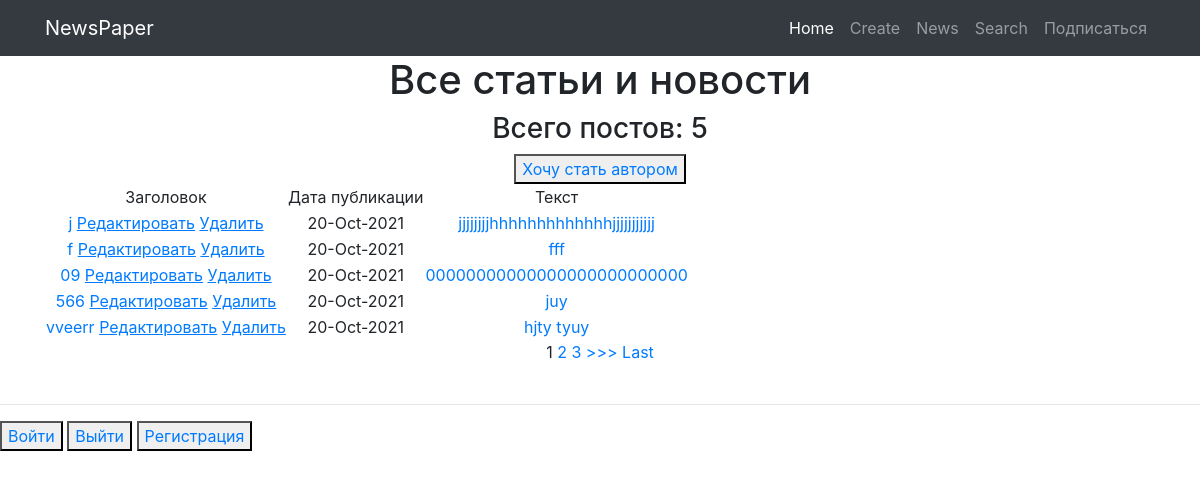
The page /news/ on the database as committed earlier.
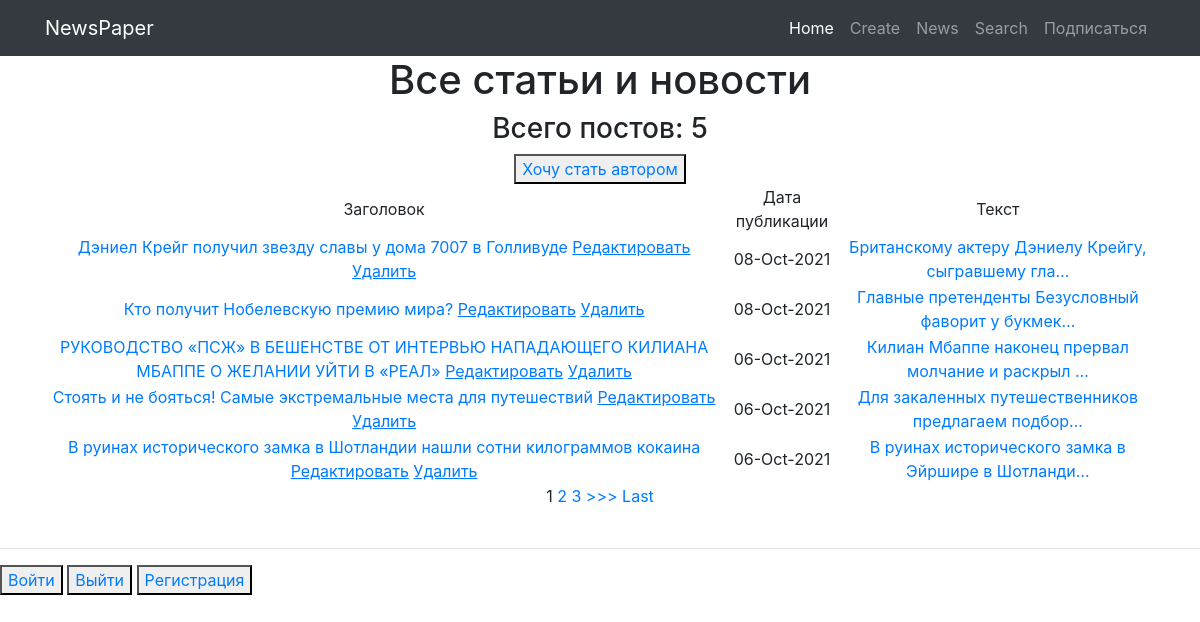
The same page on the database as committed later.
### myapp/models.py (models this page shows, shortened)
class Post(models.Model):
    author = models.ForeignKey(Author, on_delete= models.CASCADE)
    NEWS = 'NW'
    ARTICLE = 'AR'
    CATEGORY_CHOICE = (
        (NEWS, 'Новость'),
        (ARTICLE, 'Статья'),
    )
    categoryType = models.CharField(max_length=2,choices= CATEGORY_CHOICE, default= ARTICLE)
    dateCreation = models.DateTimeField(auto_now_add= True)
    postCategory = models.ManyToManyField(Category, through='PostCategory')
    title = models.CharField(max_length=128)
    text = models.TextField()
    rating = models.SmallIntegerField(default=0)

### myapp/views.py (the view, shortened to what this page needs)
# urls.py: path('', cache_page(1)(PostList.as_view())),
class PostList(ListView):
    model = Post
    template_name = 'posts.html'
    context_object_name = 'posts'
    queryset = Post.objects.order_by('-id')  # сортируем, еще можно через ordering = ['-id']
    paginate_by = 5  # поставим постраничный вывод в n-элемент
    form_class = PostForm
    def get_context_data(self, **kwargs):
        context = super().get_context_data(
            **kwargs)  # забираем отфильтрованные объекты переопределяя метод get_context_data у наследуемого класса
        context['filter'] = PostFilter(self.request.GET, queryset=self.get_queryset())
        context['form'] = PostForm()
        context['is_not_authors'] = not self.request.user.groups.filter(name='authors').exists()
        return context

### myapp/templatetags/custom_filters.py (called while the page is built)
@register.filter(name='censor')
def censor(value):
    cens_words = [
        'сторис',
        'подушка',
        'вещей',
        'Джо',
    ]
    for word in cens_words:
        if word in value:
            value = value.replace(word, '_#&#!!*&$_')
    return value

### templates/posts.html (shortened to what this page needs)
{% extends 'flatpages/default.html' %}
{% load custom_filters %}
{% block content %}
    <h1>Все статьи и новости</h1>
    <h3> Всего постов: {{ posts|length }}</h3>
    {% if is_not_authors %}
    <button><a href="{% url 'upgrade' %}">Хочу стать автором</a></button>
    {% endif %}
    {% if posts %}
    <table>
        <tr>
            <td>Заголовок</td>
            <td>Дата публикации</td>
            <td>Текст</td>
        </tr>
        {% for post in posts %}
            <tr>
                <td>
                    <a href="{% url 'post_detail' post.id %}">{{ post.title|censor }}</a>
                    <a href="{% url 'post_update' post.id %}"><u>Редактировать</u></a>
                    <a href="{% url 'post_delete' post.id %}"><u>Удалить</u></a>
                </td>
                <td>{{ post.dateCreation|date:'d-M-Y'}}</td>
                <td><a href="/news/{{post.id}}">{{ post.text|truncatechars:50|censor }}</a></td>
            </tr>
        {% endfor %}
    </table>
    {% else %}
        <h3>Постов пока нет</h3>
    {% endif %}
    {% if is_paginated %}
        {% for num in page_obj.paginator.page_range %}
            {% if page_obj.number == num %}
                <a>{{ num }}</a>
            {% elif num > page_obj.number|add:'-3' and num < page_obj.number|add:'3' %}
                <a href="?page={{ num }}">{{ num }}</a>
            {% endif %}
        {% endfor %}
        {% if page_obj.has_next %}
            <a href="?page={{ page_obj.next_page_number }}">>>></a>
            <a href="?page={{ page_obj.paginator.num_pages }}">Last</a>
        {% endif %}
    {% endif %}
{% endblock content %}

### templates/flatpages/default.html (shortened to what this page needs)
{% load static %}
{% load cache %}
<!DOCTYPE html>
<html lang="en">
<head>
  <link href="{% static 'vendor/bootstrap/css/bootstrap.min.css' %}" rel="stylesheet">
</head>
<body>
{% cache 30 navigation %}
  <nav class="navbar navbar-expand-lg navbar-dark bg-dark static-top">
    <div class="container">
      <a class="navbar-brand" href="/">NewsPaper</a>
      <div class="collapse navbar-collapse" id="navbarResponsive">
        <ul class="navbar-nav ml-auto">
          <li class="nav-item active">
            <a class="nav-link" href="/">Home
            </a>
          </li>
          <li class="nav-item">
            <a class="nav-link" href="/news/create/">Create</a>
          </li>
          <li class="nav-item">
            <a class="nav-link" href="/news/">News</a>
          </li>
          <li class="nav-item">
            <a class="nav-link" href="/news/search/">Search</a>
          </li>
          <li class="nav-item">
            <a class="nav-link" href="/news/category/">Подписаться</a>
          </li>
        </ul>
      </div>
    </div>
  </nav>
{% endcache %}
  <div class="container">
    <div class="row">
      <div class="col-lg-12 text-center">
       {% block content %}{% endblock content %}
      </div>
    </div>
  </div>
  <br>
  <hr>
  <button><a href="{% url 'account_login' %}">Войти</a></button>
  <button><a href="{% url 'account_logout' %}">Выйти</a></button>
  <button><a href='{% url "account_signup" %}'>Регистрация</a></button>
</body>
</html>

Rows that differ between the two databases and show on the page:
removed Post: title|censor "j", dateCreation "20-Oct-2021", text|censor "jjjjjjjjhhhhhhhhhhhhhjjjjjjjjjjj"
removed Post: title|censor "f", dateCreation "20-Oct-2021", text|censor "fff"
removed Post: title|censor "09", dateCreation "20-Oct-2021", text|censor "00000000000000000000000000"
removed Post: title|censor "566", dateCreation "20-Oct-2021", text|censor "juy"
removed Post: title|censor "vveerr", dateCreation "20-Oct-2021", text|censor "hjty tyuy"
now on this page (row unchanged): Post: title|censor "Дэниел Крейг получил звезду славы у дома 7007 в Голливуде", dateCreation "08-Oct-2021", text|censor "Британскому актеру Дэниелу Крейгу, сыгравшему гла…"
now on this page (row unchanged): Post: title|censor "Кто получит Нобелевскую премию мира?", dateCreation "08-Oct-2021", text|censor "Главные претенденты Безусловный фаворит у букмек…"
now on this page (row unchanged): Post: title|censor "РУКОВОДСТВО «ПСЖ» В БЕШЕНСТВЕ ОТ ИНТЕРВЬЮ НАПАДАЮЩЕГО КИЛИАНА МБАППЕ О ЖЕЛАНИИ УЙТИ В «РЕАЛ»", dateCreation "06-Oct-2021", text|censor "Килиан Мбаппе наконец прервал молчание и раскрыл …"
now on this page (row unchanged): Post: title|censor "Стоять и не бояться! Самые экстремальные места для путешествий", dateCreation "06-Oct-2021", text|censor "Для закаленных путешественников предлагаем подбор…"
now on this page (row unchanged): Post: title|censor "В руинах исторического замка в Шотландии нашли сотни килограммов кокаина", dateCreation "06-Oct-2021", text|censor "В руинах исторического замка в Эйршире в Шотланди…"
